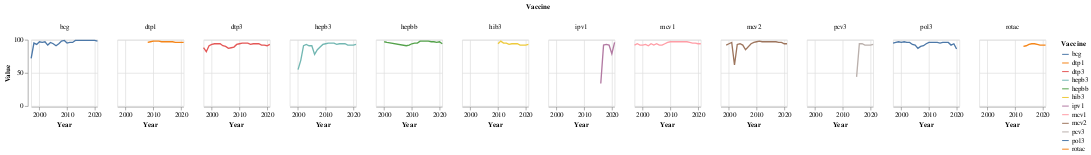

The cell this chart's notebook holds for it:
### Code cell
alt.Chart(df).mark_line().encode(
    x = alt.X("Year:T"),
    y = alt.Y("Value:Q"),
    color = alt.Color("Vaccine:N"),
    column = alt.Column("Vaccine:N"),
).properties(width=100, height=100)

### Figure 1 — Vega-Lite specification as saved in the notebook (floating-point values rounded to 4 significant figures; data arrays with more than 128 entries replaced by an {"elided": "..."} marker saying what was removed)
{"config": {"view": {"continuousWidth": 300, "continuousHeight": 300}}, "data": {"name": "data-128b52ffc185beb45ada28961d5d2189"}, "mark": {"type": "line"}, "encoding": {"color": {"field": "Vaccine", "type": "nominal"}, "column": {"field": "Vaccine", "type": "nominal"}, "x": {"field": "Year", "type": "temporal"}, "y": {"field": "Value", "type": "quantitative"}}, "height": 100, "width": 100, "$schema": "https://vega.github.io/schema/vega-lite/v5.20.1.json", "datasets": {"data-128b52ffc185beb45ada28961d5d2189": {"elided": "207 records"}}}
